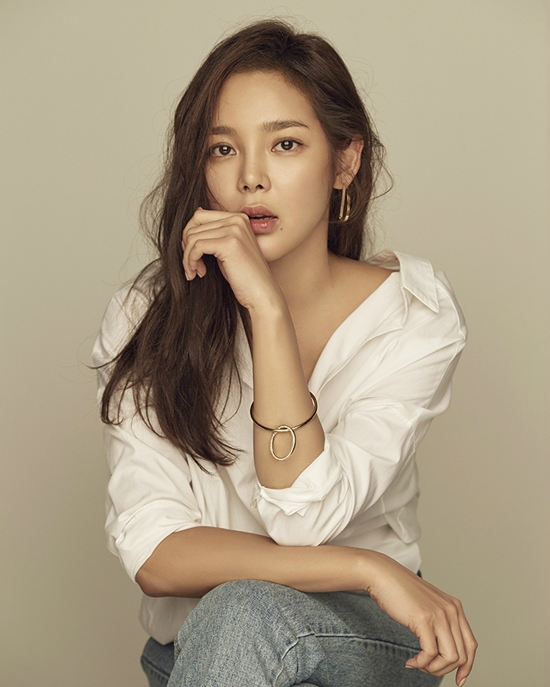
#> input picture images/model.png, 550 x 687 px, found by its file name
$ python cv-02-3.py
#> lines starting #> are read from the running program, lines starting #| are printed output that depends on the picture
import numpy as np
import cv2
import matplotlib.pyplot as plt

def showlmage():
    imgfile = 'images/model.png'
    img = cv2.imread(imgfile, cv2.IMREAD_GRAYSCALE)
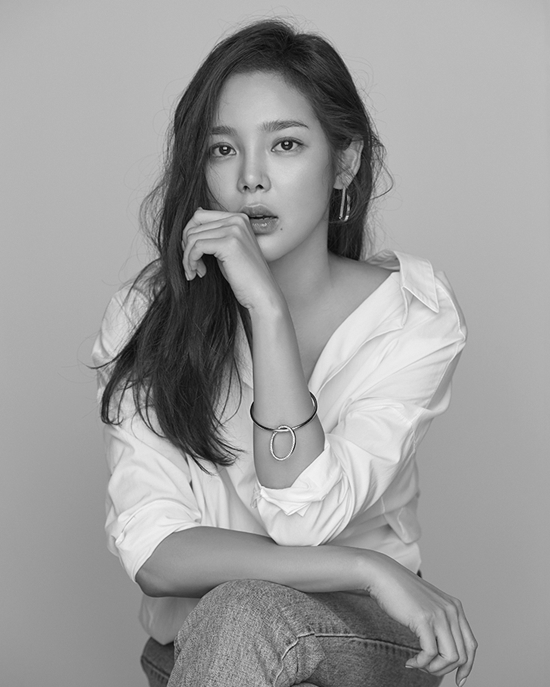
#> img: shape (687, 550); min 4, max 253, mean 156.6

    plt.imshow(img, cmap='gray', interpolation='bicubic')
    plt.xticks([])
    plt.yticks([])
    plt.title('model')
    plt.show()

showlmage()

$ run again, with images/grad.png copied over images/model.png
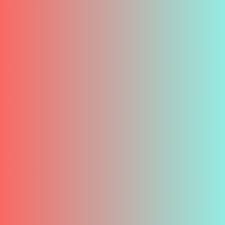
#> input picture images/grad.png, 225 x 225 px, found by its file name
#> in showlmage, `img = cv2.imread(imgfile, cv2.IMREAD_GRAYSCALE)`:
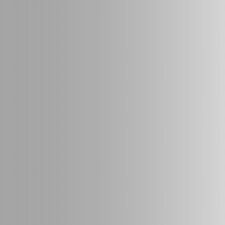
#> img: shape (225, 225); min 164, max 213, mean 181.2
